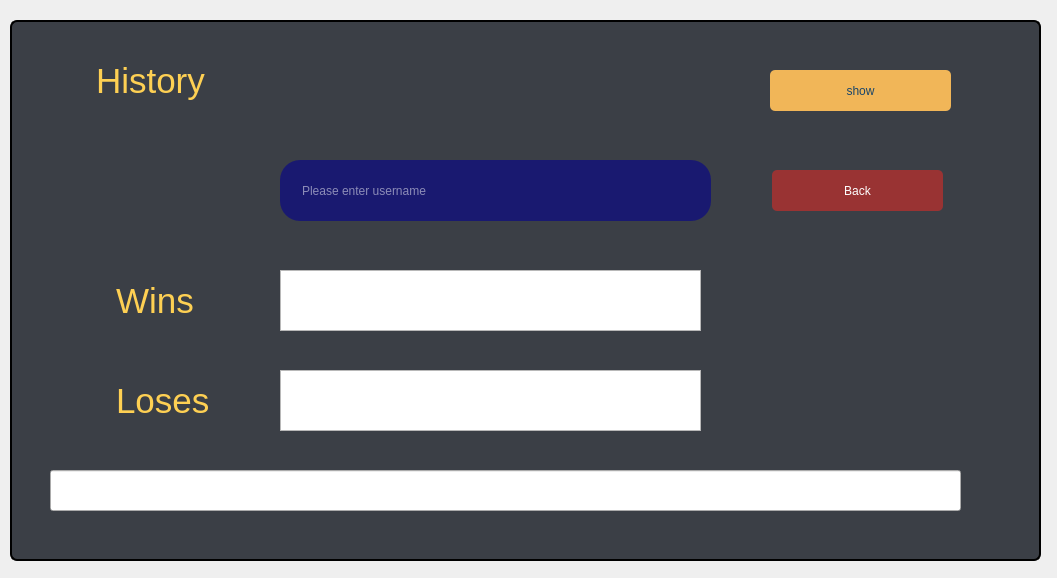
<?xml version="1.0" encoding="UTF-8"?>
<ui version="4.0">
 <class>history</class>
 <widget class="QWidget" name="history">
  <property name="geometry">
   <rect>
    <x>0</x>
    <y>0</y>
    <width>1057</width>
    <height>578</height>
   </rect>
  </property>
  <property name="windowTitle">
   <string>Form</string>
  </property>
  <property name="styleSheet">
   <string notr="true">color: rgb(0, 0, 255);</string>
  </property>
  <widget class="QTextEdit" name="chart">
   <property name="geometry">
    <rect>
     <x>10</x>
     <y>20</y>
     <width>1031</width>
     <height>541</height>
    </rect>
   </property>
   <property name="styleSheet">
    <string notr="true">QTextEdit#chart {
	border-image: url(:/new/prefix1/rulles_back.jpg);
Padding: 1px;
Border-radius: 7px;
Color: #fefefe;
background-color: rgb(59, 63, 70);
border-style: solid;
 border-width: 2px;
}

QTextEdit#chart:hover {
background-color: rgb(1, 111, 134);
border-style: solid;
 border-width: 2px;
color: rgb(241, 182, 88);
	border-color: rgb(45, 135, 135);
}</string>
   </property>
   <property name="readOnly">
    <bool>true</bool>
   </property>
  </widget>
  <widget class="QLabel" name="label">
   <property name="geometry">
    <rect>
     <x>50</x>
     <y>50</y>
     <width>211</width>
     <height>61</height>
    </rect>
   </property>
   <property name="styleSheet">
    <string notr="true">QLabel#label {
	font: 26pt &quot;MS Shell Dlg 2&quot;;
text-align: center;
color: rgb(254, 208, 83);
margin: 0 auto;
font-size: 35px;
font-family: 'Droid Sans';
}

QLabel#label:hover {
	color: rgb(85, 255, 255);
}</string>
   </property>
   <property name="text">
    <string>History</string>
   </property>
  </widget>
  <widget class="QLabel" name="label_2">
   <property name="geometry">
    <rect>
     <x>70</x>
     <y>270</y>
     <width>211</width>
     <height>61</height>
    </rect>
   </property>
   <property name="styleSheet">
    <string notr="true">QLabel#label_2{
	
	font: 20pt &quot;MS Shell Dlg 2&quot;;
	font: 26pt &quot;MS Shell Dlg 2&quot;;
text-align: center;
color: rgb(254, 208, 83);
margin: 0 auto;
font-size: 35px;
font-family: 'Droid Sans';
}

QLabel#label_2:hover {
	color: rgb(85, 255, 0);
}</string>
   </property>
   <property name="text">
    <string>Wins</string>
   </property>
  </widget>
  <widget class="QLabel" name="label_3">
   <property name="geometry">
    <rect>
     <x>70</x>
     <y>370</y>
     <width>211</width>
     <height>61</height>
    </rect>
   </property>
   <property name="styleSheet">
    <string notr="true">QLabel#label_3 {

	font: 26pt &quot;MS Shell Dlg 2&quot;;
text-align: center;
color: rgb(254, 208, 83);
margin: 0 auto;
font-size: 35px;
font-family: 'Droid Sans';
}

QLabel#label_3:hover {

	color: rgb(255, 0, 0);
}</string>
   </property>
   <property name="text">
    <string>Loses</string>
   </property>
  </widget>
  <widget class="QTextEdit" name="win">
   <property name="geometry">
    <rect>
     <x>280</x>
     <y>270</y>
     <width>421</width>
     <height>61</height>
    </rect>
   </property>
   <property name="styleSheet">
    <string notr="true">font: 16pt &quot;MS Shell Dlg 2&quot;;</string>
   </property>
   <property name="readOnly">
    <bool>true</bool>
   </property>
  </widget>
  <widget class="QTextEdit" name="lose">
   <property name="geometry">
    <rect>
     <x>280</x>
     <y>370</y>
     <width>421</width>
     <height>61</height>
    </rect>
   </property>
   <property name="styleSheet">
    <string notr="true">font: 16pt &quot;MS Shell Dlg 2&quot;;</string>
   </property>
   <property name="readOnly">
    <bool>true</bool>
   </property>
  </widget>
  <widget class="QPushButton" name="show">
   <property name="geometry">
    <rect>
     <x>770</x>
     <y>70</y>
     <width>181</width>
     <height>41</height>
    </rect>
   </property>
   <property name="styleSheet">
    <string notr="true">QPushButton#show {
	font: 16pt &quot;MS Shell Dlg 2&quot;;
Padding: 1px;
Border-radius: 5px;
background-color: rgb(241, 182, 88);
color: rgb(25, 69, 105);
}

QPushButton#show:hover {
	background-color: rgb(42, 46, 52);
border-style: solid;
 border-width: 1px;
	color: rgb(241, 182, 88);
}

QPushButton#show:pressed {
border-style: solid;
border-width: 1px;
	border-color: rgb(25, 69, 105);
	color: rgb(85, 255, 255);
}</string>
   </property>
   <property name="text">
    <string>show</string>
   </property>
  </widget>
  <widget class="QPushButton" name="backbtn">
   <property name="geometry">
    <rect>
     <x>772</x>
     <y>170</y>
     <width>171</width>
     <height>41</height>
    </rect>
   </property>
   <property name="styleSheet">
    <string notr="true">QPushButton#backbtn {
	font: 18pt &quot;MS Shell Dlg 2&quot;;
color: white;
border-radius: 5px;
Background: #933;
color: #fefefe;
}

QPushButton#backbtn:hover {
	background-color: rgb(42, 46, 52);
border-style: solid;
 border-width: 1px;
	color: rgb(241, 182, 88);
}

QPushButton#backbtn:pressed {
border-style: solid;
border-width: 1px;
	background-color: rgb(25, 69, 105);
	color: rgb(85, 255, 255);
}</string>
   </property>
   <property name="text">
    <string>Back</string>
   </property>
  </widget>
  <widget class="QLabel" name="Status">
   <property name="geometry">
    <rect>
     <x>70</x>
     <y>380</y>
     <width>901</width>
     <height>31</height>
    </rect>
   </property>
   <property name="text">
    <string/>
   </property>
  </widget>
  <widget class="QLineEdit" name="lineEdit_2">
   <property name="geometry">
    <rect>
     <x>50</x>
     <y>470</y>
     <width>911</width>
     <height>41</height>
    </rect>
   </property>
   <property name="styleSheet">
    <string notr="true">font: 16pt &quot;MS Shell Dlg 2&quot;;</string>
   </property>
  </widget>
  <widget class="QLineEdit" name="usernameforforgetpass">
   <property name="geometry">
    <rect>
     <x>280</x>
     <y>160</y>
     <width>431</width>
     <height>61</height>
    </rect>
   </property>
   <property name="styleSheet">
    <string notr="true">QLineEdit#usernameforforgetpass {
	font: 16pt &quot;MS Shell Dlg 2&quot;;
padding-left: 20px;
padding-right: 20px;
border-radius: 20px;
background: #191970;
color: #fefefe;
}

QLineEdit#usernameforforgetpass:hover {
	background-color: rgb(42, 46, 52);
border-style: solid;
 border-width: 1px;
	border-color: rgb(245, 179, 1);
	color: rgb(241, 182, 88);
}

QLineEdit#usernameforforgetpass:pressed {
border-style: solid;
border-width: 1px;
	background-color: rgb(25, 69, 105);
	color: rgb(85, 255, 255);
}</string>
   </property>
   <property name="placeholderText">
    <string>Please enter username</string>
   </property>
  </widget>
 </widget>
 <resources/>
 <connections/>
</ui>
